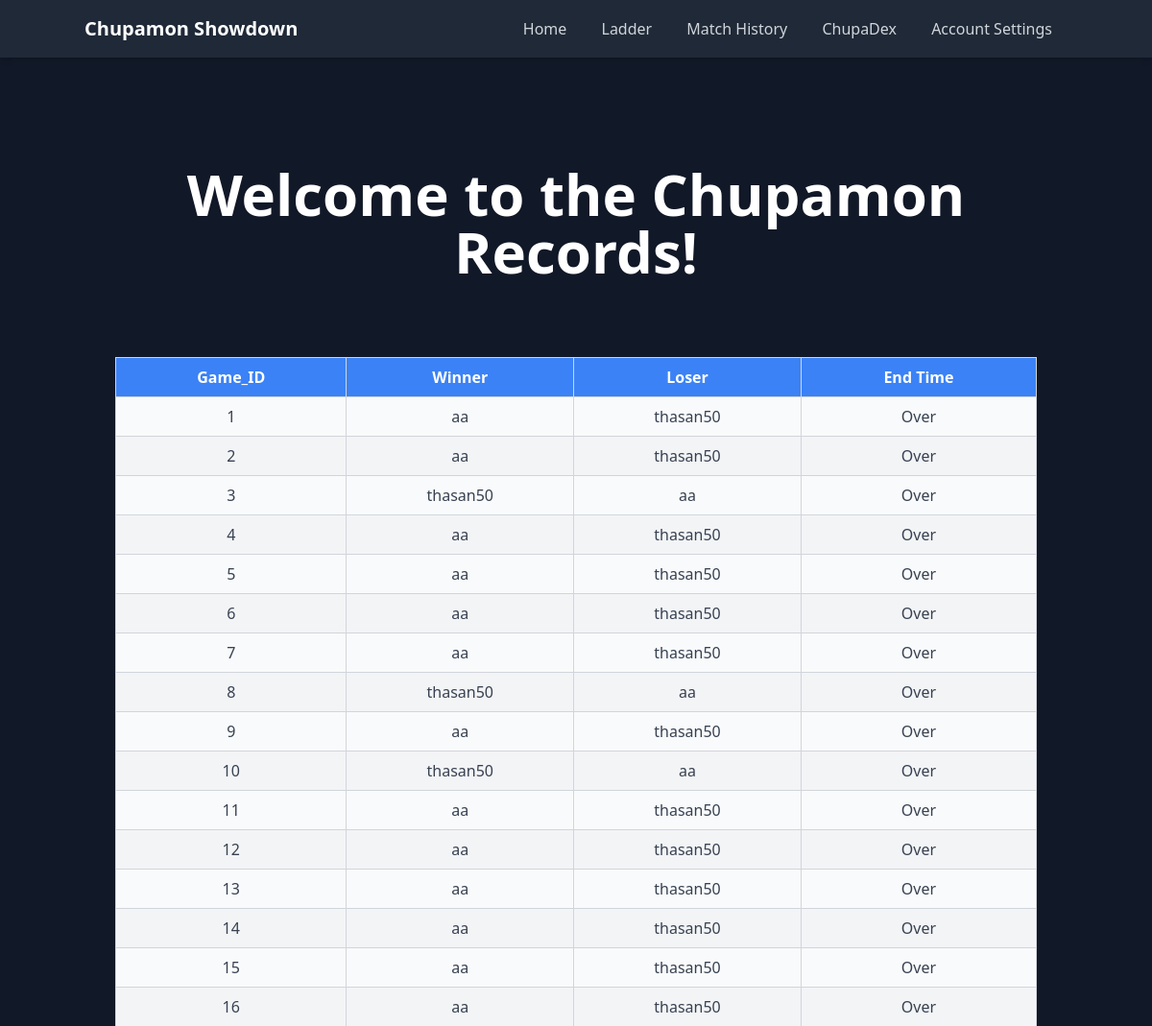
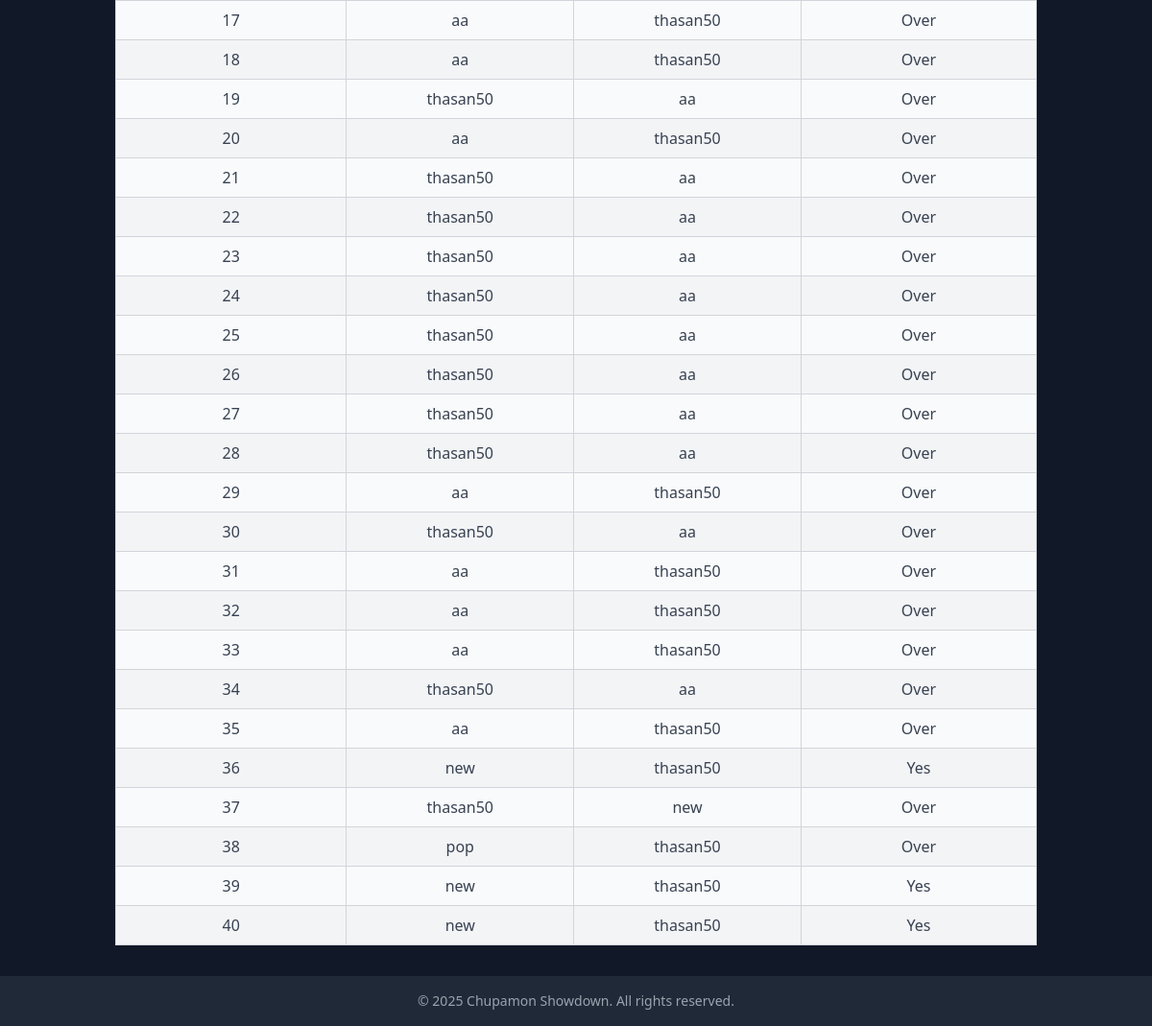
Screenshot of /history (signed in) with the database file from the repository (2 pictures, top to bottom).
### tables this page shows
CREATE TABLE gameChallenge (challenge_ID INTEGER PRIMARY KEY AUTOINCREMENT, challenger TEXT, challenged TEXT, accepted_status TEXT);

### __init__.py (the view)
@app.route("/history", methods=['GET', 'POST'])
def history():
    passValue = 'username' in session
    challenge_data = []
    if passValue:
        challenge_data = db.getChallengeHistory(session['username'])
    return render_template("history.html", mode = mode, logged_in = passValue, challenge_data = challenge_data)

### db.py (called while the page is built)
def getChallengeHistory(username):
    db = sqlite3.connect(DB_FILE, check_same_thread=False)
    c = db.cursor()
    c.execute("SELECT * FROM gameChallenge WHERE challenger = ? OR challenged = ?", (username, username))
    result = c.fetchall()
    print(result)
    db.close()
    if result:
        return result
    else:
        return -1

### templates/history.html (shortened to what this page needs)
<!DOCTYPE html>
<html lang="en">
   <head>
      <script src="https://cdn.tailwindcss.com"></script>
   </head>
   {% if mode %}
   <body class="bg-white text-black min-h-screen flex flex-col">
      {% else %}
      <body class="bg-gray-900 text-white min-h-screen flex flex-col">
         {% endif %}
         {% if mode %}
         <header class="bg-gray-300 p-4 shadow-md">
            <div class="container mx-auto flex items-center justify-between">
               <h1 class="text-xl font-bold"><a href="/"> Chupamon Showdown </a> </h1>
               <nav>
                  <a href="/" class="text-gray-700 hover:text-black px-4">Home</a>
                  <a href="/ladder" class="text-gray-700 hover:text-black px-4">Ladder</a>
                  <a href="/history" class="text-gray-700 hover:text-black px-4">Match History</a>
                  <a href="/chupadex" class="text-gray-700 hover:text-black px-4">ChupaDex</a>
                  <button onclick="toggleHidden('settings')" class="text-gray-700 hover:text-black px-4">Account Settings</button>
               </nav>
            </div>
         </header>
         {% else %}
         <header class="bg-gray-800 p-4 shadow-md">
            <div class="container mx-auto flex items-center justify-between">
               <h1 class="text-xl font-bold"><a href="/"> Chupamon Showdown </a> </h1>
               <nav>
                  <a href="/" class="text-gray-300 hover:text-white px-4">Home</a>
                  <a href="/ladder" class="text-gray-300 hover:text-white px-4">Ladder</a>
                  <a href="/history" class="text-gray-300 hover:text-white px-4">Match History</a>
                  <a href="/chupadex" class="text-gray-300 hover:text-white px-4">ChupaDex</a>
                  <button onclick="toggleHidden('settings')" class="text-gray-300 hover:text-white px-4">Account Settings</button>
               </nav>
            </div>
         </header>
         {% endif %}
      <main class="flex-grow container mx-auto p-8">
         <div class="text-center">
            <h2 class="text-6xl font-bold mb-20 mt-20">Welcome to the Chupamon Records!</h2>
         </div>
         <table class="w-full table-auto border-collapse border border-gray-200">
            <thead class="bg-blue-500 text-white">
               <tr>
                  <th class="px-4 py-2 border border-gray-300">Game_ID</th>
                  <th class="px-4 py-2 border border-gray-300">Winner</th>
                  <th class="px-4 py-2 border border-gray-300">Loser</th>
                  <th class="px-4 py-2 border border-gray-300">End Time</th>
               </tr>
            </thead>
            <tbody id="ranking-body" class="text-gray-700">
               {% for challenge in challenge_data %}
               <tr class="odd:bg-gray-50 even:bg-gray-100">
                  <td class="px-4 py-2 text-center border border-gray-300"> {{challenge[0]}} </td>
                  <td class="px-4 py-2 text-center border border-gray-300"> {{challenge[1]}}</td>
                  <td class="px-4 py-2 text-center border border-gray-300">{{challenge[2]}}</td>
                  <td class="px-4 py-2 text-center border border-gray-300"> {{challenge[3]}} </td>
               </tr>
               {% endfor %}
            </tbody>
         </table>
      </main>
      {% if mode %}
      <footer class="bg-gray-300 p-4 text-center">
      <p class="text-gray-700 text-sm">&copy; 2025 Chupamon Showdown. All rights reserved.</p>
      {% else %}
      <footer class="bg-gray-800 p-4 text-center">
         <p class="text-gray-400 text-sm">&copy; 2025 Chupamon Showdown. All rights reserved.</p>
         {% endif %}
      </footer>
   </body>
</html>

### rows the page displays
gameChallenge: challenge_ID "1", challenger "aa", challenged "thasan50", accepted_status "Over"
gameChallenge: challenge_ID "2", challenger "aa", challenged "thasan50", accepted_status "Over"
gameChallenge: challenge_ID "3", challenger "thasan50", challenged "aa", accepted_status "Over"
gameChallenge: challenge_ID "4", challenger "aa", challenged "thasan50", accepted_status "Over"
gameChallenge: challenge_ID "5", challenger "aa", challenged "thasan50", accepted_status "Over"
gameChallenge: challenge_ID "6", challenger "aa", challenged "thasan50", accepted_status "Over"
gameChallenge: challenge_ID "7", challenger "aa", challenged "thasan50", accepted_status "Over"
gameChallenge: challenge_ID "8", challenger "thasan50", challenged "aa", accepted_status "Over"
gameChallenge: challenge_ID "9", challenger "aa", challenged "thasan50", accepted_status "Over"
gameChallenge: challenge_ID "10", challenger "thasan50", challenged "aa", accepted_status "Over"
gameChallenge: challenge_ID "11", challenger "aa", challenged "thasan50", accepted_status "Over"
gameChallenge: challenge_ID "12", challenger "aa", challenged "thasan50", accepted_status "Over"
gameChallenge: challenge_ID "13", challenger "aa", challenged "thasan50", accepted_status "Over"
gameChallenge: challenge_ID "14", challenger "aa", challenged "thasan50", accepted_status "Over"
gameChallenge: challenge_ID "15", challenger "aa", challenged "thasan50", accepted_status "Over"
gameChallenge: challenge_ID "16", challenger "aa", challenged "thasan50", accepted_status "Over"
gameChallenge: challenge_ID "17", challenger "aa", challenged "thasan50", accepted_status "Over"
gameChallenge: challenge_ID "18", challenger "aa", challenged "thasan50", accepted_status "Over"
gameChallenge: challenge_ID "19", challenger "thasan50", challenged "aa", accepted_status "Over"
gameChallenge: challenge_ID "20", challenger "aa", challenged "thasan50", accepted_status "Over"
gameChallenge: challenge_ID "21", challenger "thasan50", challenged "aa", accepted_status "Over"
gameChallenge: challenge_ID "22", challenger "thasan50", challenged "aa", accepted_status "Over"
gameChallenge: challenge_ID "23", challenger "thasan50", challenged "aa", accepted_status "Over"
gameChallenge: challenge_ID "24", challenger "thasan50", challenged "aa", accepted_status "Over"
gameChallenge: challenge_ID "25", challenger "thasan50", challenged "aa", accepted_status "Over"
gameChallenge: challenge_ID "26", challenger "thasan50", challenged "aa", accepted_status "Over"
gameChallenge: challenge_ID "27", challenger "thasan50", challenged "aa", accepted_status "Over"
gameChallenge: challenge_ID "28", challenger "thasan50", challenged "aa", accepted_status "Over"
gameChallenge: challenge_ID "29", challenger "aa", challenged "thasan50", accepted_status "Over"
gameChallenge: challenge_ID "30", challenger "thasan50", challenged "aa", accepted_status "Over"
gameChallenge: challenge_ID "31", challenger "aa", challenged "thasan50", accepted_status "Over"
gameChallenge: challenge_ID "32", challenger "aa", challenged "thasan50", accepted_status "Over"
gameChallenge: challenge_ID "33", challenger "aa", challenged "thasan50", accepted_status "Over"
gameChallenge: challenge_ID "34", challenger "thasan50", challenged "aa", accepted_status "Over"
gameChallenge: challenge_ID "35", challenger "aa", challenged "thasan50", accepted_status "Over"
gameChallenge: challenge_ID "36", challenger "new", challenged "thasan50", accepted_status "Yes"
gameChallenge: challenge_ID "37", challenger "thasan50", challenged "new", accepted_status "Over"
gameChallenge: challenge_ID "38", challenger "pop", challenged "thasan50", accepted_status "Over"
gameChallenge: challenge_ID "39", challenger "new", challenged "thasan50", accepted_status "Yes"
gameChallenge: challenge_ID "40", challenger "new", challenged "thasan50", accepted_status "Yes"
